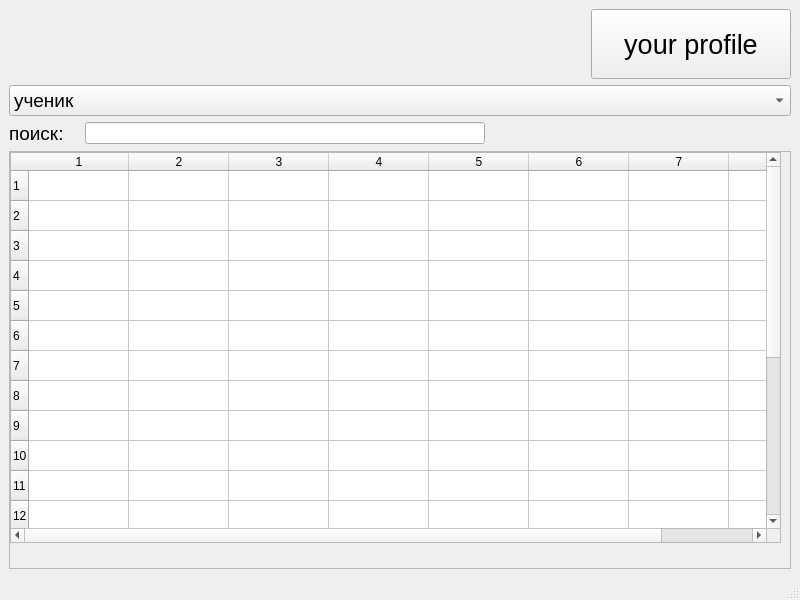
<?xml version="1.0" encoding="UTF-8"?>
<ui version="4.0">
 <class>MainWindow</class>
 <widget class="QMainWindow" name="MainWindow">
  <property name="geometry">
   <rect>
    <x>0</x>
    <y>0</y>
    <width>800</width>
    <height>600</height>
   </rect>
  </property>
  <property name="windowTitle">
   <string>MainWindow</string>
  </property>
  <widget class="QWidget" name="centralwidget">
   <layout class="QVBoxLayout" name="verticalLayout">
    <item>
     <layout class="QHBoxLayout" name="horizontalLayout_3">
      <item>
       <spacer name="horizontalSpacer_3">
        <property name="orientation">
         <enum>Qt::Horizontal</enum>
        </property>
        <property name="sizeHint" stdset="0">
         <size>
          <width>40</width>
          <height>20</height>
         </size>
        </property>
       </spacer>
      </item>
      <item>
       <widget class="QPushButton" name="your_profile">
        <property name="minimumSize">
         <size>
          <width>200</width>
          <height>70</height>
         </size>
        </property>
        <property name="maximumSize">
         <size>
          <width>100</width>
          <height>16777215</height>
         </size>
        </property>
        <property name="font">
         <font>
          <pointsize>20</pointsize>
         </font>
        </property>
        <property name="text">
         <string>your profile</string>
        </property>
       </widget>
      </item>
     </layout>
    </item>
    <item>
     <widget class="QComboBox" name="choose">
      <property name="font">
       <font>
        <pointsize>14</pointsize>
       </font>
      </property>
      <item>
       <property name="text">
        <string>ученик</string>
       </property>
      </item>
      <item>
       <property name="text">
        <string>время</string>
       </property>
      </item>
      <item>
       <property name="text">
        <string>кабинет</string>
       </property>
      </item>
      <item>
       <property name="text">
        <string>класс</string>
       </property>
      </item>
     </widget>
    </item>
    <item>
     <layout class="QHBoxLayout" name="horizontalLayout">
      <item>
       <widget class="QLabel" name="label">
        <property name="minimumSize">
         <size>
          <width>70</width>
          <height>0</height>
         </size>
        </property>
        <property name="font">
         <font>
          <pointsize>14</pointsize>
         </font>
        </property>
        <property name="text">
         <string>поиск:</string>
        </property>
       </widget>
      </item>
      <item>
       <widget class="QLineEdit" name="find_line">
        <property name="minimumSize">
         <size>
          <width>400</width>
          <height>0</height>
         </size>
        </property>
       </widget>
      </item>
      <item>
       <spacer name="horizontalSpacer">
        <property name="orientation">
         <enum>Qt::Horizontal</enum>
        </property>
        <property name="sizeHint" stdset="0">
         <size>
          <width>40</width>
          <height>20</height>
         </size>
        </property>
       </spacer>
      </item>
     </layout>
    </item>
    <item>
     <layout class="QHBoxLayout" name="horizontalLayout_2"/>
    </item>
    <item>
     <layout class="QHBoxLayout" name="horizontalLayout_4">
      <item>
       <widget class="QScrollArea" name="scrollArea">
        <property name="widgetResizable">
         <bool>true</bool>
        </property>
        <widget class="QWidget" name="scrollAreaWidgetContents">
         <property name="geometry">
          <rect>
           <x>0</x>
           <y>0</y>
           <width>778</width>
           <height>385</height>
          </rect>
         </property>
         <widget class="QTableWidget" name="table_find">
          <property name="geometry">
           <rect>
            <x>0</x>
            <y>0</y>
            <width>771</width>
            <height>391</height>
           </rect>
          </property>
          <property name="rowCount">
           <number>20</number>
          </property>
          <property name="columnCount">
           <number>8</number>
          </property>
          <row/>
          <row/>
          <row/>
          <row/>
          <row/>
          <row/>
          <row/>
          <row/>
          <row/>
          <row/>
          <row/>
          <row/>
          <row/>
          <row/>
          <row/>
          <row/>
          <row/>
          <row/>
          <row/>
          <row/>
          <column/>
          <column/>
          <column/>
          <column/>
          <column/>
          <column/>
          <column/>
          <column/>
         </widget>
        </widget>
       </widget>
      </item>
     </layout>
    </item>
   </layout>
  </widget>
  <widget class="QMenuBar" name="menubar">
   <property name="geometry">
    <rect>
     <x>0</x>
     <y>0</y>
     <width>800</width>
     <height>21</height>
    </rect>
   </property>
  </widget>
  <widget class="QStatusBar" name="statusbar"/>
 </widget>
 <resources/>
 <connections/>
</ui>
